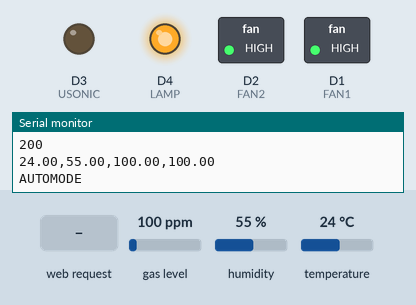
Bench run of a sketch on a simulated ESP8266 (NodeMCU). Parts: switched loads named in the sketch (green lamp = pin HIGH), output pins drawn as LEDs (lit = HIGH), the last lines printed to the serial monitor. The test bench sets the inputs (shaded band); at power-on: gas level 100 ppm, humidity 55 %, temperature 24 °C. WiFi joins after 1.5 s; servers stay silent unless stated; uploads are accepted with an empty reply.

Above: at 3.2 s.
3.3 s: HTTP request GET /manual received
At 5.5 s:
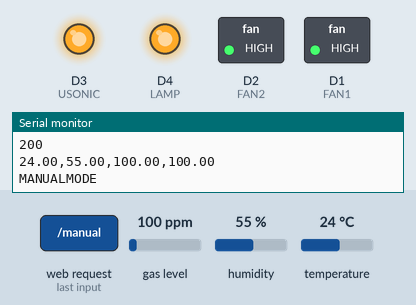
6.1 s: HTTP request GET /fan_on received
At 7.6 s:
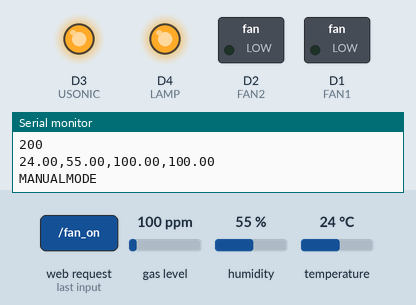
8.5 s: HTTP request GET /usonic_on received
At 10.6 s:
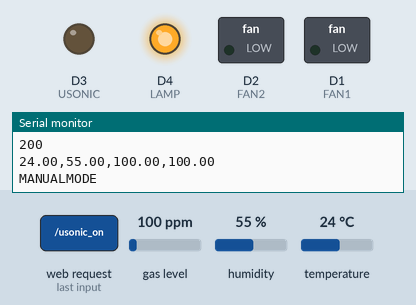
10.9 s: HTTP request GET /manual?plain=1 received
At 12.9 s:
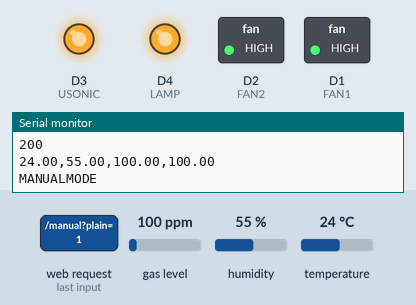
13.3 s: HTTP request GET /lamp_on received
At 15.1 s:
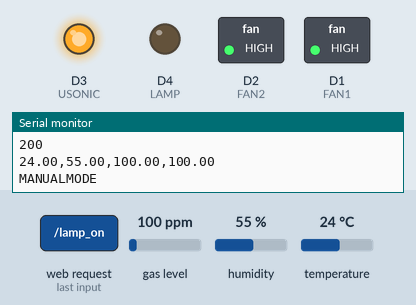
15.9 s: HTTP request GET /auto received
At 17.2 s:
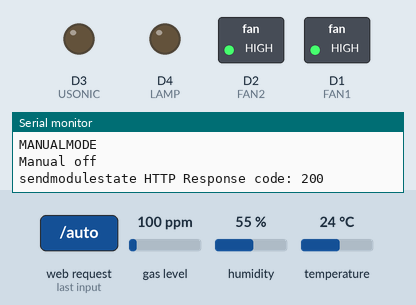
Timing chart, 0 to 18.9 s (numbered marks = the images above; inputs shaded):
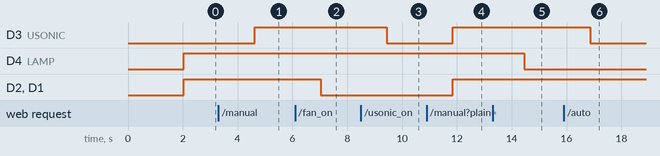

The sketch:

nodeMCU_sensorV3_copy_20230706105110.ino
```cpp
#include <MQUnifiedsensor.h>  //MQUnifiedsensor by Miguel
#include <ESP8266WiFi.h>
#include <ESP8266HTTPClient.h>
#include "DHT.h"  //DHT sensor library by Adafruit
#include <ESP8266WebServer.h>

//핀 번호
#define FAN1 D1
#define FAN2 D2
#define USONIC D3
#define LAMP D4
#define DHTPIN D5
#define pin A0

//Definitions
#define placa "ESP8266"
#define Voltage_Resolution 5
#define type "MQ-135"           //MQ135
#define ADC_Bit_Resolution 10   // For arduino UNO/MEGA/NANO
#define RatioMQ135CleanAir 3.6  //RS / R0 = 3.6 ppm
//#define calibration_button 13 //Pin to calibrate your sensor
#define DHTTYPE DHT22

//모듈 on/off : on - 1 / off - 0

int fanState = LOW;
int prevFanState = LOW;
int lampState = LOW;
int prevLampState = LOW;
int uSonicState = LOW;
int prevUSonicState = LOW;

// WiFi definitions
const char* ssid = "xpi";
const char* password = "smartiot";

// Server URL
const char* host = "http://175.205.128.9:9797";

//Declare Sensor
MQUnifiedsensor MQ135(placa, Voltage_Resolution, ADC_Bit_Resolution, pin, type);
DHT dht(DHTPIN, DHTTYPE);

// Declare WiFi client
WiFiClient client;
HTTPClient http;
ESP8266WebServer server;

bool manual = false;
bool prevManual = true;

int minHumid = 60;
int maxHumid = 70;


void handleManual() {
  // Handle the HTTP request here. You can read the arguments with server.arg("name").
  prevManual = manual;
  manual = true;
  prevFanState = fanState;
  fanState = HIGH;
  prevUSonicState = uSonicState;
  uSonicState = HIGH;
  digitalWrite(FAN1, HIGH);
  digitalWrite(FAN2, HIGH);
  digitalWrite(USONIC, HIGH);
  // Here, we simply send a HTTP 200 OK response.
  server.send(200, "text/plain", "Received manual control request");
  Serial.println("Manual ON");
}

void handleAuto() {
  // Handle the HTTP request here. You can read the arguments with server.arg("name").
  prevManual = manual;
  manual = false;
  // Here, we simply send a HTTP 200 OK response.
  server.send(200, "text/plain", "Received auto control request");
  Serial.println("Manual off");
}

void handleFanOn() {
  prevFanState = fanState;
  fanState = LOW;
  digitalWrite(FAN1, LOW);
  digitalWrite(FAN2, LOW);
  server.send(200, "text/plain", "Fan turned on");
  Serial.println("fan ON");
}

void handleFanOff() {
  prevFanState = fanState;
  fanState = HIGH;
  digitalWrite(FAN1, HIGH);
  digitalWrite(FAN2, HIGH);
  server.send(200, "text/plain", "Fan turned off");
  Serial.println("fan Off");
}

void handleUSonicOn() {
  prevUSonicState = uSonicState;
  uSonicState = LOW;
  digitalWrite(USONIC, LOW);
  server.send(200, "text/plain", "Ultrasonic humidifier turned on");
  Serial.println("usonic On");
}

void handleUSonicOff() {
  prevUSonicState = uSonicState;
  uSonicState = HIGH;
  digitalWrite(USONIC, HIGH);
  server.send(200, "text/plain", "Ultrasonic humidifier turned off");
  Serial.println("usonic Off");
}

void handleLampOn() {
  prevLampState = lampState;
  lampState = LOW;
  digitalWrite(LAMP, LOW);
  server.send(200, "text/plain", "Lamp turned on");

}

void handleLampOff() {
  prevLampState = lampState;
  lampState = LOW;
  digitalWrite(LAMP, HIGH);
  server.send(200, "text/plain", "Lamp turned off");
}

void sendModuleState(String moduleState) {
  // Create an HTTPClient object
  HTTPClient http;

  // Specify request destination
  http.begin(client, "http://175.205.128.9:9797/postModuleState.php");

  // Specify content-type header
  http.addHeader("Content-Type", "application/x-www-form-urlencoded");

  // Prepare POST data
  String httpRequestData = "state=" + moduleState;

  // Send HTTP POST request
  int httpResponseCode = http.POST(httpRequestData);

  // Print HTTP response code
  Serial.print("sendmodulestate HTTP Response code: ");
  Serial.println(httpResponseCode);

  // End the connection
  http.end();
}


void setup() {

  Serial.begin(9600);  //Init serial port

  WiFi.begin(ssid, password);
  while (WiFi.status() != WL_CONNECTED) {
    delay(1000);
    Serial.println("connectin...");
    Serial.println(WiFi.status());
  }
  Serial.println("CONNECTED");
  Serial.println(WiFi.localIP());

  server.on("/manual", handleManual);
  server.on("/auto", handleAuto);

  server.on("/fan_on", handleFanOn);
  server.on("/fan_off", handleFanOff);
  server.on("/usonic_on", handleUSonicOn);
  server.on("/usonic_off", handleUSonicOff);
  server.on("/lamp_on", handleLampOn);
  server.on("/lamp_off", handleLampOff);

  server.on("/minHumid", HTTP_POST, [] {
  if (server.hasArg("plain")) {
    minHumid = server.arg("plain").toInt();
    server.send(200, "text/plain", "OK");
    Serial.print(minHumid);
    Serial.println(" set minHumid");
  } else {
    server.send(500, "text/plain", "Body not received");
  }
});

server.on("/maxHumid", HTTP_POST, []
{
  if (server.hasArg("plain"))
  {
    maxHumid = server.arg("plain").toInt();
    server.send(200, "text/plain", "OK");
    Serial.print(maxHumid);
    Serial.println(" set maxHumid");
  }
  else
  {
    server.send(500, "text/plain", "Body not received");
  }
});

  server.on("/humidRange", []
  {
    String response = "minHumid=" + String(minHumid) + "&maxHumid=" + String(maxHumid);
    server.send(200, "text/plain", response.c_str());
  });
  server.begin();

  MQ135.setRegressionMethod(1);  //_PPM =  a*ratio^b
  dht.begin();

  //제어 모듈
  pinMode(FAN1, OUTPUT);
  pinMode(FAN2, OUTPUT);
  pinMode(USONIC, OUTPUT);
  pinMode(LAMP, OUTPUT);

  MQ135.init();

  Serial.print("Calibrating please wait.");
  float calcR0 = 0;
  for (int i = 1; i <= 10; i++)
  {
    MQ135.update();  // Update data, the arduino will read the voltage from the analog pin
    calcR0 += MQ135.calibrate(RatioMQ135CleanAir);
    Serial.print(".");
  }
  MQ135.setR0(calcR0 / 10);
  Serial.println("  done!.");

  if (isinf(calcR0))
  {
    Serial.println("Warning: Conection issue, R0 is infinite (Open circuit detected) please check your wiring and supply");
    while (1);
  }
  if (calcR0 == 0)
  {
    Serial.println("Warning: Conection issue found, R0 is zero (Analog pin shorts to ground) please check your wiring and supply");
    while (1);
  }

  //led off로 설정해 놓기
  digitalWrite(LAMP, HIGH);

}


void loop() {

  server.handleClient();

  MQ135.update();  // Update data, the arduino will read the voltage from the analog pin

  MQ135.setA(110.47);
  MQ135.setB(-2.862);              // Configure the equation to calculate CO2 concentration value
  float CO2 = MQ135.readSensor();  // 이산화탄소

  MQ135.setA(102.2);
  MQ135.setB(-2.473);              // Configure the equation to calculate NH4 concentration value
  float NH4 = MQ135.readSensor();  // 암모늄

  float h = dht.readHumidity();     //습도
  float t = dht.readTemperature();  //온도
  float f = dht.readTemperature(true);
  // Check if any reads failed and exit early (to try again).

  if (isnan(h) || isnan(t) || isnan(f)) {
    Serial.println(F("Failed to read from DHT sensor!"));
    return;
  }

  if (manual == false)
{
    if (h >= maxHumid)  // 습도가 maxHumid% 이상일 때
    {
        digitalWrite(FAN1, LOW);  // 팬 ON
        digitalWrite(FAN2, LOW);  // 팬 ON
        digitalWrite(USONIC, HIGH);  // 가습기 OFF
    }
    else if (h <= minHumid)  // 습도가 minHumid% 이하일 때
    {
        digitalWrite(FAN1, HIGH);  // 팬 OFF
        digitalWrite(FAN2, HIGH);  // 팬 OFF
        digitalWrite(USONIC, LOW);  // 가습기 ON

    }
    else  // 습도가 minHumid% 초과, maxHumid% 미만일 때
    {
        digitalWrite(FAN1, HIGH);  // 팬 OFF
        digitalWrite(FAN2, HIGH);  // 팬 OFF
        digitalWrite(USONIC, HIGH);  // 가습기 OFF
    }
}


 if (digitalRead(FAN1) != prevFanState) {
    fanState = digitalRead(FAN1);
    if (fanState == LOW) sendModuleState("fan:on");
    else sendModuleState("fan:off");
    prevFanState = fanState;

  }

  if (digitalRead(USONIC) != prevUSonicState) {
    uSonicState = digitalRead(USONIC);
    if (uSonicState == LOW) sendModuleState("uSonic:on");
    else sendModuleState("uSonic:off");
    prevUSonicState = uSonicState;

  }

    if (digitalRead(LAMP) != prevLampState) {
    lampState = digitalRead(LAMP);
    if (lampState == LOW) sendModuleState("lamp:on");
    else sendModuleState("lamp:off");
    prevLampState = lampState;

  }

  String httpRequestData = "Temperature=" + String(t) + "&Humidity=" + String(h) + "&Ammonium=" + String(NH4) + "&CO2=" + String(CO2);
  http.begin(client, String(host) + "/postSensorDataBackUp.php");
  http.addHeader("Content-Type", "application/x-www-form-urlencoded");
  int httpResponseCode = http.POST(httpRequestData);
   if (httpResponseCode > 0)
   {
    String response = http.getString();
    Serial.println(httpResponseCode);
    Serial.println(response);
    }
    else
    {
    Serial.print("Error on sending POST: ");
    Serial.println(httpResponseCode);
    }

  http.end();
  Serial.print(t);
  Serial.print(",");
  Serial.print(h);
  Serial.print(",");
  Serial.print(NH4);
  Serial.print(",");
  Serial.print(CO2);
  Serial.println("");
  if (manual == false) Serial.println("AUTOMODE");
  else if (manual == true) Serial.println("MANUALMODE");


  delay(2000);  //Sampling frequency
}
```

Measured:
- after the input at 3.3 s, D3 (USONIC): LOW → HIGH after 1.3 s
- after the input at 6.1 s, D2 (FAN2), D1 (FAN1): HIGH → LOW after 0.94 s
- after the input at 8.5 s, D3 (USONIC): HIGH → LOW after 0.95 s
- after the input at 10.9 s, D3 (USONIC), D2 (FAN2), D1 (FAN1): LOW → HIGH after 0.95 s
- after the input at 13.3 s, D4 (LAMP): HIGH → LOW after 1.2 s
- after the input at 15.9 s, D3 (USONIC): HIGH → LOW after 0.97 s
